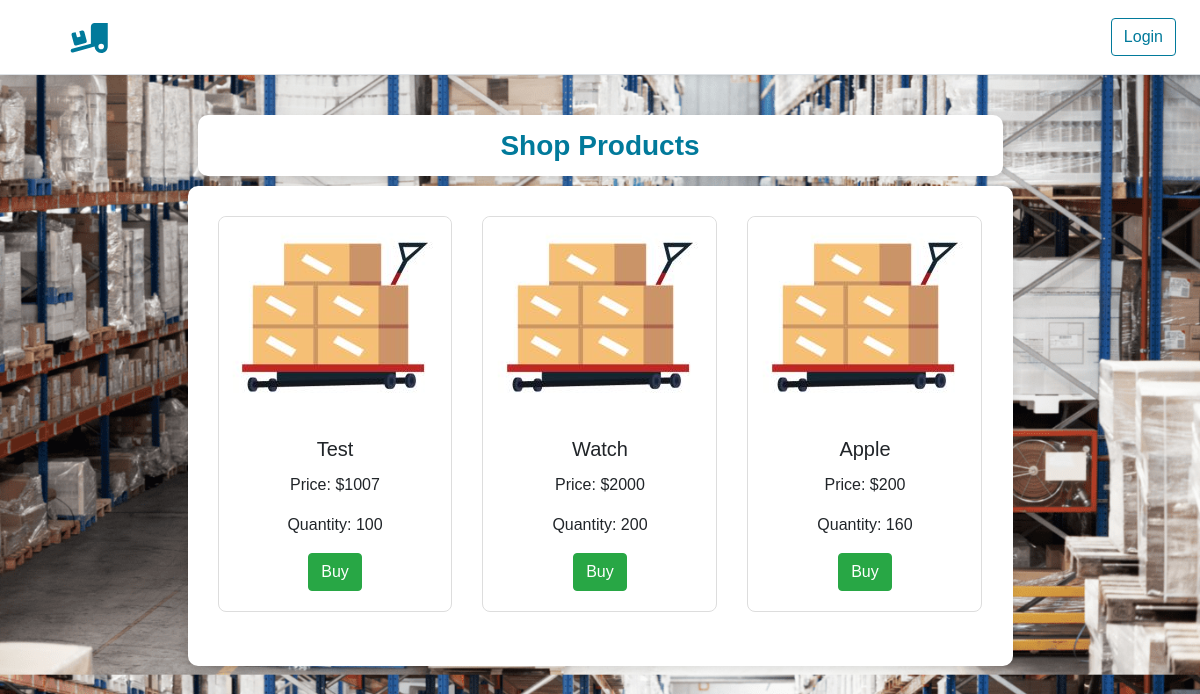
/dashboard/shop-products/, run on the app's committed database.
### dashboard/models.py (models this page shows, shortened)
class Available_product_table(models.Model):
    id = models.AutoField(primary_key=True)
    product_name = models.CharField(max_length=50)
    product_price = models.IntegerField()
    product_quantity = models.IntegerField()

### dashboard/views.py (the view)
# urls.py: path('shop-products/', views.shop_products, name='shop_products'),
def shop_products(request):
    products = models.Available_product_table.objects.filter(product_quantity__gt=0)
    return render(request, 'dashboard/shop_products.html', {'title': 'Shop Products', 'products': products})

### dashboard/templates/dashboard/shop_products.html (shortened to what this page needs)
{% extends 'dashboard/base.html' %}
{% block dashboardcontent %}
    {% load static %}
    <div class="content-card mx-auto">
        <div class="row" id="productGrid">
            {% for product in products %}
                <div class="col-md-4 mb-4">
                    <div class="card">
                        <img src="{% static 'img/placeholder-image.jpg' %}" class="card-img-top" alt="Product Image">
                        <div class="card-body">
                            <h5 class="card-title">{{ product.product_name }}</h5>
                            <p class="card-text">Price: ${{ product.product_price }}</p>
                            <p class="card-text">Quantity: {{ product.product_quantity }}</p>
                            <button class="btn btn-success buy-button" onclick="showModal('buyModal')">Buy</button>
                        </div>
                    </div>
                </div>
            {% endfor %}
        </div>
    </div>
{% endblock %}

### dashboard/templates/dashboard/base.html
{% extends 'base.html' %}
{% block content %}
    <div class="container h-100">
        <div class="row align-items-center h-100">
            <div class="col-9 mx-auto">
                <div class="content-card mt-4" style="margin: 10px;padding: 5px">
                    <div class="text-center p-1">
                        <h3 class="theme-color center-heading pad-five">{{ title }}</h3>
                    </div>
                </div>
                {% block dashboardcontent %}
                {% endblock %}
            </div>
        </div>
    </div>
{% endblock %}

### templates/base.html (shortened to what this page needs)
{% load static %}
<!DOCTYPE html>
<html lang="en">
<head>
    <link rel="stylesheet" href="https://cdn.jsdelivr.net/npm/bootstrap@4.6.2/dist/css/bootstrap.min.css"
>
    <link rel="stylesheet" href="https://cdnjs.cloudflare.com/ajax/libs/font-awesome/6.2.0/css/all.min.css"
/>
    <link rel="stylesheet" href="{% static 'css/style.css' %}">
</head>
<body>
<div class="d-flex flex-column flex-md-row align-items-center p-3 px-md-4 mb-3 bg-white border-bottom shadow-sm">
    {% if user.is_authenticated %}
        <a class="navbar-brand my-0 mr-md-auto" href="{% url 'dashboard:dashboard_index' %}">
            <img src="{% static 'img/logo.svg' %}" alt="logo" width="120" height="50" alt="Logo" loading="lazy">
        </a>
        <button class="btn btn-outline logout-btn" onclick="location.href='{% url 'logout' %}'">Logout
            ({{ user.username | capfirst }})
        </button>
    {% else %}
        <a class="navbar-brand my-0 mr-md-auto" href="{% url 'index' %}">
            <img src="{% static 'img/logo.svg' %}" alt="logo" width="130" height="30" alt="Logo" loading="lazy">
        </a>
        <button class="btn btn-outline logout-btn" onclick="location.href='{% url 'login' %}'">Login</button>
    {% endif %}
</div>
{% block content %}
{% endblock %}
</body>
</html>

### static/css/style.css (style rules this page uses)
* { font-family: 'Poppins', sans-serif; }
.theme-color { color: #017a9b; }
.logout-btn { color: #017a9b; border: 1px solid #017a9b; }
h1, h2, h3 { font-weight: 700; }
body { background-image: url('/static/img/inventory-manage-back.png'); background-size: 100%; }
.center-heading { display: inline-block; margin: 0; padding: 0; }
.pad-five { padding: 5px; background: #ffffff; }
.content-card { background-color: #fff; padding: 30px; border-radius: 10px; box-shadow: 0 4px 8px rgba(0, 0, 0, 0.1); }

### dashboard/templates/dashboard/shop_products.html (style rules this page uses)
.card { border: 1px solid #ddd; border-radius: 8px; transition: transform 0.2s; }
.card-img-top { object-fit: cover; height: 200px; border-top-left-radius: 8px; border-top-right-radius: 8px; }
.card-body { text-align: center; }
.buy-button { background-color: #28a745; color: white; cursor: pointer; }

### data on the page
Available_product_table: product_name "Test", product_price "1007", product_quantity "100"
Available_product_table: product_name "Watch", product_price "2000", product_quantity "200"
Available_product_table: product_name "Apple", product_price "200", product_quantity "160"

### other printed values
{{ title }} "Shop Products"
